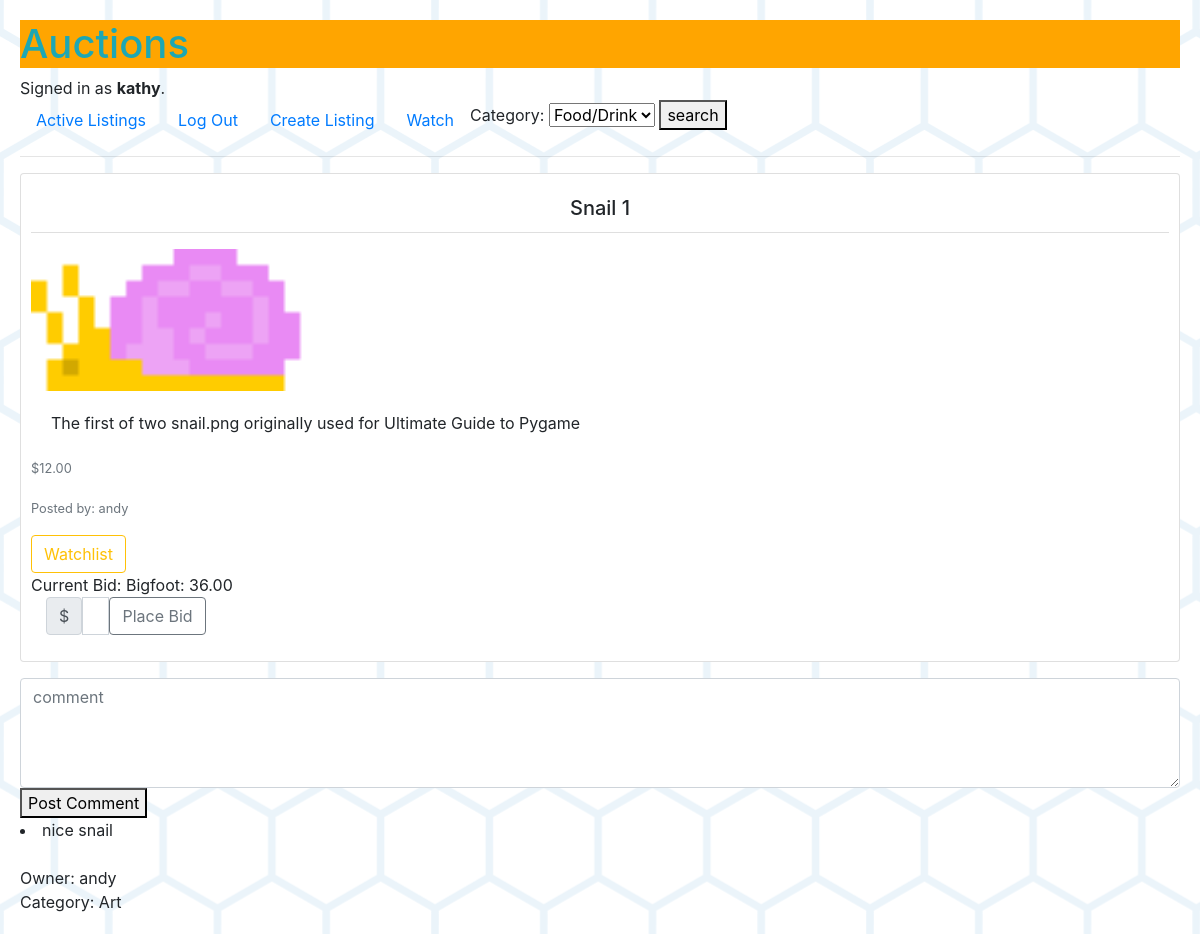
Before: /listing/1 (signed in) with the older database file.
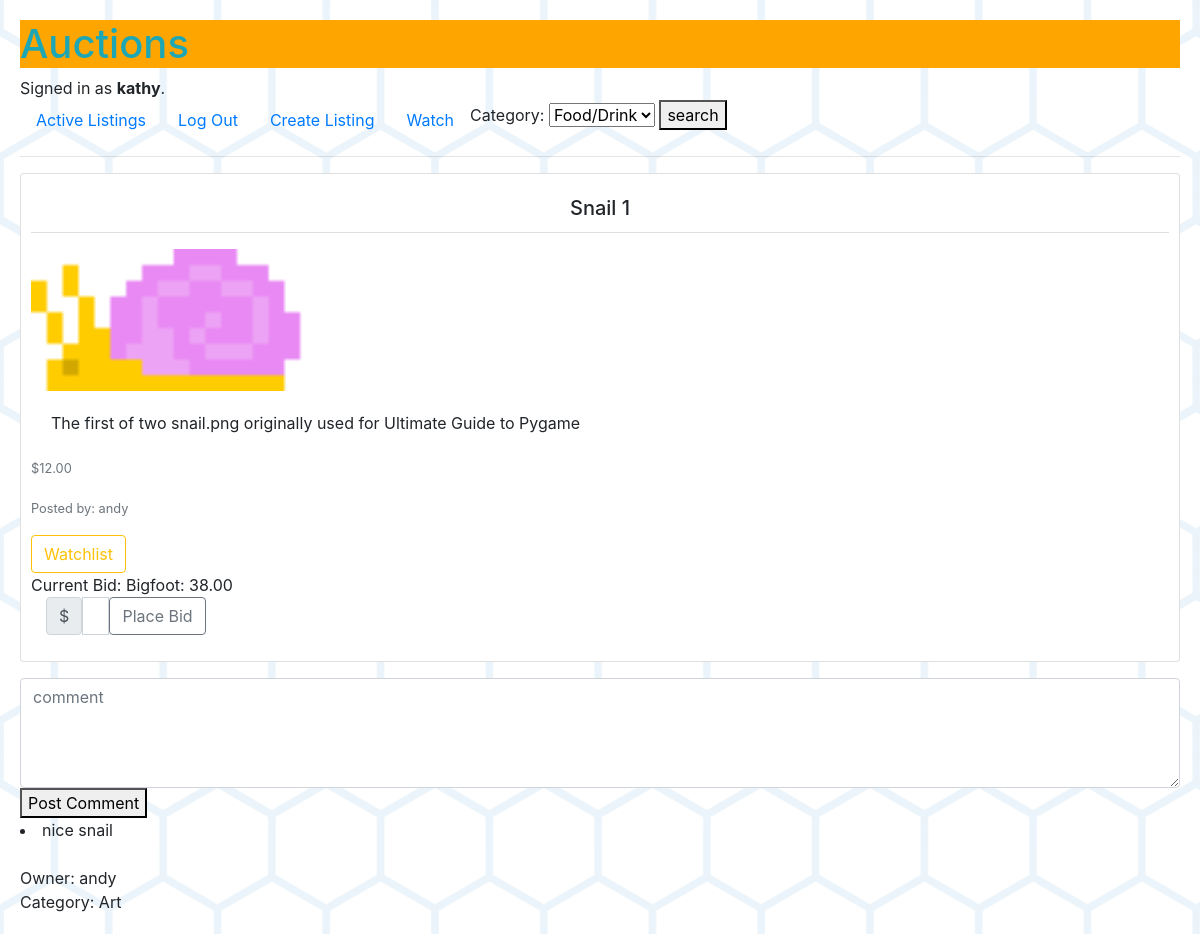
After: the same page with the newer database file.
### auctions/models.py (models this page shows)
class Bid(models.Model):
    listing = models.ForeignKey(Listing, on_delete=models.CASCADE, related_name='bids')
    current_bid = models.DecimalField(max_digits=7, decimal_places=2, default=0)
    user = models.ForeignKey(User, blank=True, null=True, on_delete=models.CASCADE, related_name='bidder')
    created = models.DateTimeField(auto_now_add=True)
    def __str__(self):
        return f"{self.current_bid}"

### auctions/views.py (the view)
# urls.py: path("listing/<int:id>", views.listing, name="listing"),
def listing(request, id):
    listing = Listing.objects.get(pk=id)
    comments = Comments.objects.filter(listing=listing)
    owner = get_object_or_404(User, id=listing.owner.first().id)
    test = messages.get_messages(request)
    latest_bid = listing.bids.last()
    latest_bidder = latest_bid.user
    logged_in = request.user
    if request.method == 'POST':
        user_input = CommentForm(request.POST)
        if user_input.is_valid():
            new_comment = Comments(
                listing=listing,
                user=request.user,
                text=user_input.cleaned_data["comment"]
            )
            new_comment.save()
            comments = Comments.objects.filter(listing=listing)
        print(logged_in.username)
        return render(request, 'auctions/listing.html',
        {"id": listing.id,
         "title": listing.title,
         "image": listing.image.url,
         "description": listing.description,
         "start_bid": listing.start_bid,
         "comments": comments,
         "owner": owner,
         "category": listing.category,
         "messages": test,
         "bidder":latest_bidder,
         "bid":latest_bid,
         "logged_in":logged_in,
         "categories":categories})
    else:
        print(logged_in.username)
        return render(request, 'auctions/listing.html',
        {"id": listing.id,
         "title": listing.title,
         "image": listing.image.url,
         "description": listing.description,
         "start_bid": listing.start_bid,
         "comments": comments,
         "owner": owner,
         "category": listing.category,
         "messages": test,
         "bidder":latest_bidder,
         "bid":latest_bid,
         "logged_in":logged_in,
         "categories":categories})

### auctions/models.py (called while the page is built)
    def __str__(self):
        return f"{self.username}"

### auctions/templates/auctions/listing.html (shortened to what this page needs)
{% extends "auctions/layout.html" %}
{% block body %}
    <div class="card col-mb-3 mb-3">
        <h5 class="card-title card-header bg-transparent text-center mb-3">{{ title }} </h5>
        <img src="{{ image }}" class="img-fluid rounded-start w-25" alt="...">
        <div class="card-body">
        <p class="card-text">{{ description }}</p>
        </div>
        <p class="card-text"><small class="text-muted">${{ start_bid }}</small></p>
        <p class="card-text"><small class="text-muted">Posted by: {{ owner }}</small></p>
        {% if user.is_authenticated %}
        <form action="{% url 'add_rmv_watchlist' id=id %}" method="post">
            <button type="submit" class="btn btn-outline-warning">Watchlist</button>
        </form>
        {% if bidder|striptags == logged_in.username|striptags %}
            <p>You are latest bidder</p>
        {% else %}
            Current Bid: {{ bidder }}: {{ bid }}
        {% endif %}
        <form action="{% url 'bid' id=id %}" method="post">
            <div class="input-group col-sm-2 mb-3">
                <span class="input-group-text">$</span>
                <input type="text" class="form-control" name="bid" placeholder="Bid Amount" aria-label="place bid amount">
                <button class="btn btn-outline-secondary" type="submit" id="button-addon2">Place Bid</button>
            </div>
        </form>
        {% endif %}
    </div>
<form action="{% url 'listing' id=id %}" method="post">
    <div class="input-group">
        <textarea class="form-control " name="comment" placeholder="comment"  aria-label="entry textarea" rows="4"></textarea>
    </div>
    <button type="submit">Post Comment</button>
</form>
{% for comment in comments %}
    <li> {{ comment.text }}</li>
    <br>
{% endfor %}
Owner: {{ owner.username }}
<br>
Category: {{ category }}
{% endblock %}

Changed rows visible on the page:
no longer on this page (row unchanged): Bid: current_bid "36.00"
added Bid: current_bid "38.00"
